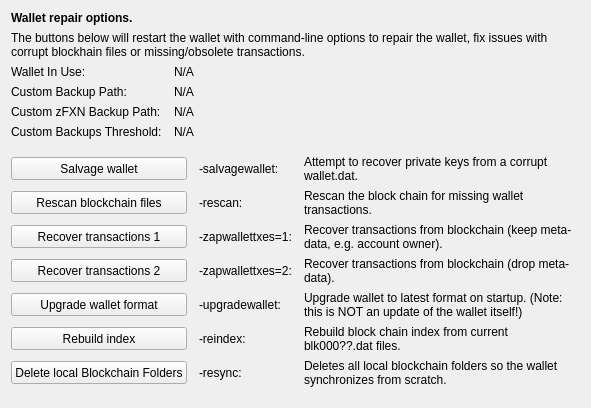
     <widget class="QWidget" name="tab_repair">
      <attribute name="title">
       <string>&amp;Wallet Repair</string>
      </attribute>
      <layout class="QGridLayout" name="gridLayout_4" columnstretch="0,0,0,0">
       <property name="horizontalSpacing">
        <number>12</number>
       </property>
       <item row="0" column="0" colspan="4">
        <widget class="QLabel" name="label_repair_header">
         <property name="font">
          <font>
           <weight>75</weight>
           <bold>true</bold>
          </font>
         </property>
         <property name="text">
          <string>Wallet repair options.</string>
         </property>
        </widget>
       </item>
       <item row="1" column="0" colspan="4">
        <widget class="QLabel" name="label_repair_helptext">
         <property name="font">
          <font>
           <weight>50</weight>
           <bold>false</bold>
          </font>
         </property>
         <property name="text">
          <string>The buttons below will restart the wallet with command-line options to repair the wallet, fix issues with corrupt blockhain files or missing/obsolete transactions.</string>
         </property>
         <property name="wordWrap">
          <bool>true</bool>
         </property>
        </widget>
       </item>
       <item row="2" column="0">
        <widget class="QLabel" name="wallet_path_label">
         <property name="text">
          <string>Wallet In Use:</string>
         </property>
        </widget>
       </item>
       <item row="2" column="1" colspan="3">
        <widget class="QLabel" name="wallet_path">
         <property name="cursor">
          <cursorShape>IBeamCursor</cursorShape>
         </property>
         <property name="text">
          <string>N/A</string>
         </property>
         <property name="textFormat">
          <enum>Qt::PlainText</enum>
         </property>
         <property name="textInteractionFlags">
          <set>Qt::LinksAccessibleByMouse|Qt::TextSelectableByKeyboard|Qt::TextSelectableByMouse</set>
         </property>
        </widget>
       </item>
       <item row="3" column="0">
        <widget class="QLabel" name="wallet_custombackuppath_label">
         <property name="text">
          <string>Custom Backup Path:</string>
         </property>
         <property name="visible">
          <bool>false</bool>
         </property>
        </widget>
       </item>
       <item row="3" column="1" colspan="3">
        <widget class="QLabel" name="wallet_custombackuppath">
         <property name="cursor">
          <cursorShape>IBeamCursor</cursorShape>
         </property>
         <property name="text">
          <string>N/A</string>
         </property>
         <property name="textFormat">
          <enum>Qt::PlainText</enum>
         </property>
         <property name="textInteractionFlags">
          <set>Qt::LinksAccessibleByMouse|Qt::TextSelectableByKeyboard|Qt::TextSelectableByMouse</set>
         </property>
         <property name="visible">
          <bool>false</bool>
         </property>
        </widget>
       </item>
       <item row="4" column="0">
        <widget class="QLabel" name="wallet_customzpivbackuppath_label">
         <property name="text">
          <string>Custom zFXN Backup Path:</string>
         </property>
         <property name="visible">
          <bool>false</bool>
         </property>
        </widget>
       </item>
       <item row="4" column="1" colspan="3">
        <widget class="QLabel" name="wallet_customzpivbackuppath">
         <property name="cursor">
          <cursorShape>IBeamCursor</cursorShape>
         </property>
         <property name="text">
          <string>N/A</string>
         </property>
         <property name="textFormat">
          <enum>Qt::PlainText</enum>
         </property>
         <property name="textInteractionFlags">
          <set>Qt::LinksAccessibleByMouse|Qt::TextSelectableByKeyboard|Qt::TextSelectableByMouse</set>
         </property>
         <property name="visible">
          <bool>false</bool>
         </property>
        </widget>
       </item>
       <item row="5" column="0">
        <widget class="QLabel" name="wallet_custombackupthreshold_label">
         <property name="text">
          <string>Custom Backups Threshold:</string>
         </property>
         <property name="visible">
          <bool>false</bool>
         </property>
        </widget>
       </item>
       <item row="5" column="1" colspan="3">
        <widget class="QLabel" name="wallet_custombackupthreshold">
         <property name="cursor">
          <cursorShape>IBeamCursor</cursorShape>
         </property>
         <property name="text">
          <string>N/A</string>
         </property>
         <property name="textFormat">
          <enum>Qt::PlainText</enum>
         </property>
         <property name="textInteractionFlags">
          <set>Qt::LinksAccessibleByMouse|Qt::TextSelectableByKeyboard|Qt::TextSelectableByMouse</set>
         </property>
         <property name="visible">
          <bool>false</bool>
         </property>
        </widget>
       </item>
       <item row="6" column="0">
        <spacer name="verticalSpacer_repair1">
         <property name="orientation">
          <enum>Qt::Vertical</enum>
         </property>
         <property name="sizeHint" stdset="0">
          <size>
           <width>10</width>
           <height>10</height>
          </size>
         </property>
        </spacer>
       </item>
       <item row="7" column="0" colspan="2">
        <widget class="QPushButton" name="btn_salvagewallet">
         <property name="minimumSize">
          <size>
           <width>100</width>
           <height>23</height>
          </size>
         </property>
         <property name="text">
          <string>Salvage wallet</string>
         </property>
        </widget>
       </item>
       <item row="7" column="2">
        <widget class="QLabel" name="label_repair_salvage_command">
         <property name="text">
          <string notr="true">-salvagewallet:</string>
         </property>
        </widget>
       </item>
       <item row="7" column="3">
        <widget class="QLabel" name="label_repair_salvage">
         <property name="text">
          <string>Attempt to recover private keys from a corrupt wallet.dat.</string>
         </property>
         <property name="wordWrap">
          <bool>true</bool>
         </property>
        </widget>
       </item>
       <item row="8" column="0" colspan="2">
        <widget class="QPushButton" name="btn_rescan">
         <property name="minimumSize">
          <size>
           <width>100</width>
           <height>23</height>
          </size>
         </property>
         <property name="text">
          <string>Rescan blockchain files</string>
         </property>
        </widget>
       </item>
       <item row="8" column="2">
        <widget class="QLabel" name="label_repair_rescan_command">
         <property name="text">
          <string notr="true">-rescan:</string>
         </property>
        </widget>
       </item>
       <item row="8" column="3">
        <widget class="QLabel" name="label_repair_rescan">
         <property name="text">
          <string>Rescan the block chain for missing wallet transactions.</string>
         </property>
         <property name="wordWrap">
          <bool>true</bool>
         </property>
        </widget>
       </item>
       <item row="9" column="0" colspan="2">
        <widget class="QPushButton" name="btn_zapwallettxes1">
         <property name="minimumSize">
          <size>
           <width>100</width>
           <height>23</height>
          </size>
         </property>
         <property name="text">
          <string>Recover transactions 1</string>
         </property>
        </widget>
       </item>
       <item row="9" column="2">
        <widget class="QLabel" name="label_repair_zap1_command">
         <property name="text">
          <string notr="true">-zapwallettxes=1:</string>
         </property>
        </widget>
       </item>
       <item row="9" column="3">
        <widget class="QLabel" name="label_repair_zap1">
         <property name="text">
          <string>Recover transactions from blockchain (keep meta-data, e.g. account owner).</string>
         </property>
         <property name="wordWrap">
          <bool>true</bool>
         </property>
        </widget>
       </item>
       <item row="10" column="0" colspan="2">
        <widget class="QPushButton" name="btn_zapwallettxes2">
         <property name="minimumSize">
          <size>
           <width>100</width>
           <height>23</height>
          </size>
         </property>
         <property name="text">
          <string>Recover transactions 2</string>
         </property>
        </widget>
       </item>
       <item row="10" column="2">
        <widget class="QLabel" name="label_repair_zap2_command">
         <property name="text">
          <string notr="true">-zapwallettxes=2:</string>
         </property>
        </widget>
       </item>
       <item row="10" column="3">
        <widget class="QLabel" name="label_repair_zap2">
         <property name="text">
          <string>Recover transactions from blockchain (drop meta-data).</string>
         </property>
         <property name="wordWrap">
          <bool>true</bool>
         </property>
        </widget>
       </item>
       <item row="11" column="0" colspan="2">
        <widget class="QPushButton" name="btn_upgradewallet">
         <property name="minimumSize">
          <size>
           <width>100</width>
           <height>23</height>
          </size>
         </property>
         <property name="text">
          <string>Upgrade wallet format</string>
         </property>
        </widget>
       </item>
       <item row="11" column="2">
        <widget class="QLabel" name="label_repair_upgrade_command">
         <property name="text">
          <string notr="true">-upgradewallet:</string>
         </property>
        </widget>
       </item>
       <item row="11" column="3">
        <widget class="QLabel" name="label_repair_upgrade">
         <property name="text">
          <string>Upgrade wallet to latest format on startup. (Note: this is NOT an update of the wallet itself!)</string>
         </property>
         <property name="wordWrap">
          <bool>true</bool>
         </property>
        </widget>
       </item>
       <item row="12" column="0" colspan="2">
        <widget class="QPushButton" name="btn_reindex">
         <property name="minimumSize">
          <size>
           <width>100</width>
           <height>23</height>
          </size>
         </property>
         <property name="text">
          <string>Rebuild index</string>
         </property>
        </widget>
       </item>
       <item row="12" column="2">
        <widget class="QLabel" name="label_repair_reindex_command">
         <property name="text">
          <string notr="true">-reindex:</string>
         </property>
        </widget>
       </item>
       <item row="12" column="3">
        <widget class="QLabel" name="label_repair_reindex">
         <property name="text">
          <string>Rebuild block chain index from current blk000??.dat files.</string>
         </property>
         <property name="wordWrap">
          <bool>true</bool>
         </property>
        </widget>
       </item>
       <item row="13" column="0" colspan="2">
        <widget class="QPushButton" name="btn_resync">
         <property name="minimumSize">
          <size>
           <width>100</width>
           <height>23</height>
          </size>
         </property>
         <property name="text">
          <string>Delete local Blockchain Folders</string>
         </property>
        </widget>
       </item>
       <item row="13" column="2">
        <widget class="QLabel" name="label_repair_resync_command">
         <property name="text">
          <string>-resync:</string>
         </property>
        </widget>
       </item>
       <item row="13" column="3">
        <widget class="QLabel" name="label_repair_resync">
         <property name="text">
          <string>Deletes all local blockchain folders so the wallet synchronizes from scratch.</string>
         </property>
         <property name="wordWrap">
          <bool>true</bool>
         </property>
        </widget>
       </item>
       <item row="14" column="0">
        <spacer name="verticalSpacer_repair2">
         <property name="orientation">
          <enum>Qt::Vertical</enum>
         </property>
         <property name="sizeHint" stdset="0">
          <size>
           <width>20</width>
           <height>10</height>
          </size>
         </property>
        </spacer>
       </item>
      </layout>
     </widget>
